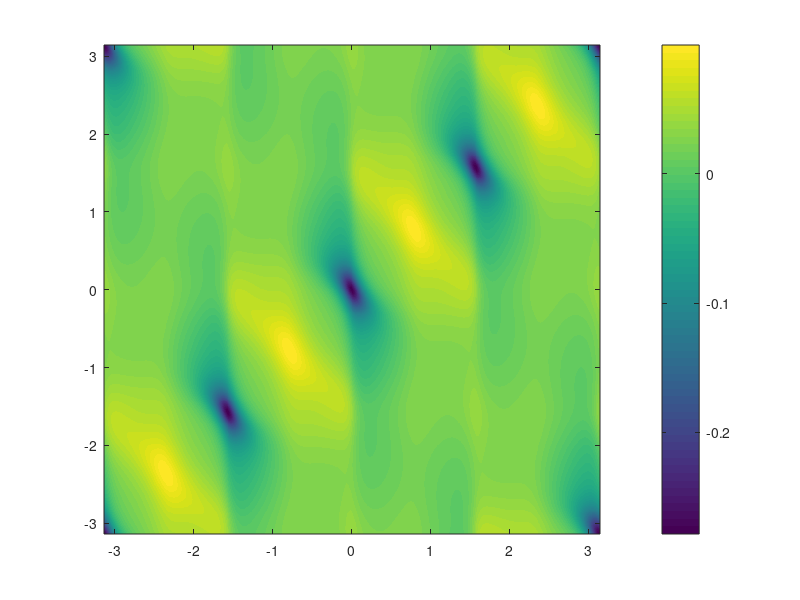

Write the MATLAB code that produced this figure.
% Initialize variables, code from appendix
N=1000;
tvec = linspace(-pi+2*pi/N, pi, N);
rvec = 3+cos(4*tvec+pi);
rprimvec = -4*sin(4.*tvec+pi);
rbisvec = -16*cos(4.*tvec+pi);
y1 = rvec .*cos(tvec);
y2 = rvec .*sin(tvec);
nu1 = rvec .* cos(tvec) + rprimvec .* sin(tvec);
nu2 = rvec .* sin(tvec) - rprimvec .* cos(tvec);
nu1 = nu1 ./ sqrt( rvec.^2+ rprimvec.^2 );
nu2 = nu2 ./ sqrt( rvec.^2+ rprimvec.^2 );

A = zeros(N,N); %Initialize the matrix
vecdsdt = sqrt(rprimvec.^2+rvec.^2); %dsdt definition

%Compute elements in A matrix
for i=1:N
    for j=1:N
        % Element wise concatination
        nu = [nu1(i), nu2(i)];
        r_i = [y1(i), y2(i)];
        r_j = [y1(j), y2(j)];
        
        param = norm(r_i-r_j)^2;
        namnare = 2*pi .* param;
        % Computation
        A(i,j) = dot(nu, (r_i-r_j)/namnare);
    end
end
% Update the diagonal according to the limit
for i=1:N
    taljare = rprimvec(i)^2-0.5*rbisvec(i)*rvec(i) + 0.5*rvec(i)^2;%Numerator
    namnare = 2*pi*(rprimvec(i)^2+rvec(i)^2)^(3/2);%denominator
    A(i,i) = taljare/namnare;    %Computation
end
%Plot according to appendix
imagesc(tvec,tvec,A.')
axis xy
colorbar
